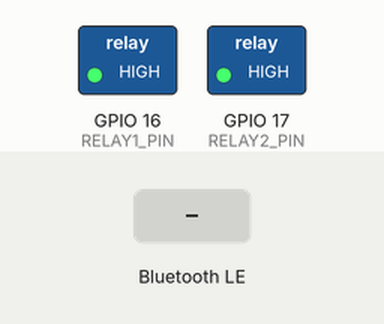
Bench run of a sketch on a simulated ESP32. Shown: switched loads named in the sketch (green lamp = pin HIGH). The test bench sets the inputs (shaded band). Nothing arrives over Bluetooth unless stated; a phone connects over Bluetooth LE 3 s after start.

Above: at 1.2 s.
1.3 s: Bluetooth LE write "1" received
At 2.5 s:
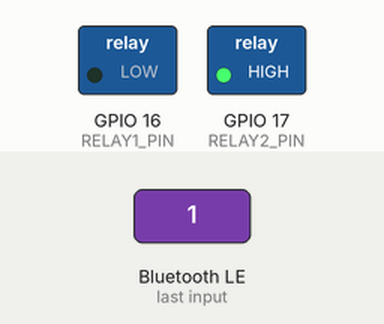
2.8 s: Bluetooth LE write "2" received
At 3.7 s:
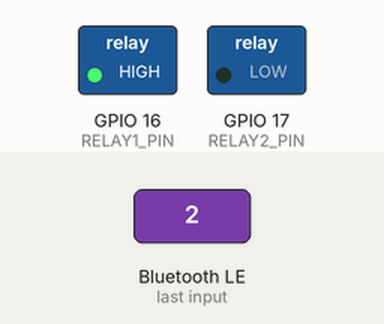
4.3 s: Bluetooth LE write "0" received
At 4.8 s:
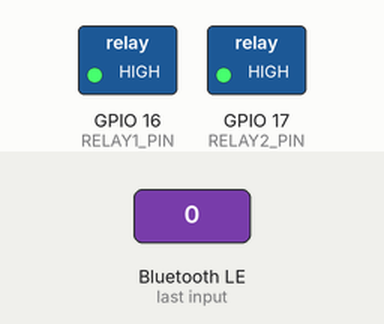
Timing chart, 0 to 7.3 s (numbered marks = the images above; inputs shaded):
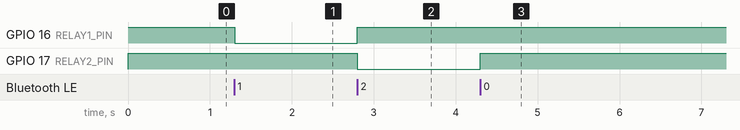

Measured:
- after the input at 1.3 s, GPIO 16 (RELAY1_PIN): HIGH → LOW at once
- after the input at 2.8 s, GPIO 16 (RELAY1_PIN): LOW → HIGH at once; GPIO 17 (RELAY2_PIN): HIGH → LOW at once
- after the input at 4.3 s, GPIO 17 (RELAY2_PIN): LOW → HIGH at once

The sketch:

garenController.ino
```cpp
#include <Arduino.h>
#include <NimBLEDevice.h>

// ===== Pins & behaviour =====
static const int RELAY1_PIN = 16;
static const int RELAY2_PIN = 17;
static const bool RELAY_ACTIVE_LOW = true;

// ===== Auto-off (fixed) =====
static const uint32_t AUTO_OFF_MS = 15UL * 60UL * 1000UL;

// ===== UUIDs =====
static const char* SVC_UUID  = "7e6b2f20-5f7a-4d7c-8c2a-5d9e2b1a0000";
static const char* CHAR_UUID = "7e6b2f20-5f7a-4d7c-8c2a-5d9e2b1a0001";

// ===== State =====
static uint8_t relayBits = 0;           // bit0 -> R1, bit1 -> R2
static uint32_t offAtMsR1 = 0;
static uint32_t offAtMsR2 = 0;

NimBLECharacteristic* chRelay = nullptr;

inline void setRelayPin(int pin, bool on) {
  const int lvl = on ? (RELAY_ACTIVE_LOW ? LOW : HIGH)
                     : (RELAY_ACTIVE_LOW ? HIGH : LOW);
  digitalWrite(pin, lvl);
}
void applyOutputs() {
  setRelayPin(RELAY1_PIN, relayBits & 0x01);
  setRelayPin(RELAY2_PIN, relayBits & 0x02);
}

// === NimBLE v2.x callback signature includes NimBLEConnInfo ===
class RelayCallbacks : public NimBLECharacteristicCallbacks {
  void onWrite(NimBLECharacteristic* c, NimBLEConnInfo& /*conn*/) override {
    std::string v = c->getValue();
    if (v.size() < 1) return;
    uint8_t newBits = (uint8_t)v[0] & 0x03;

    // (Re)arm timers on transitions to ON
    const uint32_t now = millis();
    if ((newBits & 0x01) && !(relayBits & 0x01)) offAtMsR1 = now + AUTO_OFF_MS;
    if ((newBits & 0x02) && !(relayBits & 0x02)) offAtMsR2 = now + AUTO_OFF_MS;

    relayBits = newBits;
    applyOutputs();
    c->setValue(&relayBits, 1);
    c->notify();
  }
};

void setup() {
  pinMode(RELAY1_PIN, OUTPUT);
  pinMode(RELAY2_PIN, OUTPUT);
  relayBits = 0; applyOutputs();

  NimBLEDevice::init("ESP32 Garden");

  NimBLEServer* server = NimBLEDevice::createServer();
  NimBLEService* svc = server->createService(SVC_UUID);

  chRelay = svc->createCharacteristic(
      CHAR_UUID,
      NIMBLE_PROPERTY::READ | NIMBLE_PROPERTY::WRITE | NIMBLE_PROPERTY::NOTIFY);
  chRelay->setCallbacks(new RelayCallbacks());
  chRelay->setValue(&relayBits, 1);

  svc->start();

  // --- v2.x advertising setup ---
  NimBLEAdvertising* adv = NimBLEDevice::getAdvertising();

  NimBLEAdvertisementData advData;
  advData.setFlags(0x06); // LE General Discoverable + BR/EDR Not Supported
  advData.setCompleteServices(NimBLEUUID(SVC_UUID));
  advData.setName("ESP32 Garden");
  adv->setAdvertisementData(advData);

  // Optional: extra scan response payload (name duplicated is fine)
  NimBLEAdvertisementData scanData;
  scanData.setName("ESP32 Garden");
  adv->setScanResponseData(scanData);

  adv->addServiceUUID(SVC_UUID);
  NimBLEDevice::startAdvertising();
}

void loop() {
  uint8_t newBits = relayBits;
  const uint32_t now = millis();

  // Safe expiry checks across millis() wrap
  if ((relayBits & 0x01) && (int32_t)(now - offAtMsR1) >= 0) newBits &= ~0x01;
  if ((relayBits & 0x02) && (int32_t)(now - offAtMsR2) >= 0) newBits &= ~0x02;

  if (newBits != relayBits) {
    relayBits = newBits;
    applyOutputs();
    if (chRelay) { chRelay->setValue(&relayBits, 1); chRelay->notify(); }
  }

  delay(10);
}
```
